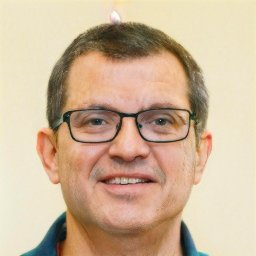
#> input picture accuracy_test/100_ai/diffusion_fake_001051.jpg, 256 x 256 px
$ python -i ai_synthetic_detector.py   (imports and definitions only)   (older library calls are emulated)
#> lines starting #> are read from the running program, lines starting #| are printed output that depends on the picture; after the words box and inside, x2 and y2 are one past the last pixel; in counts of white or black regions, pixels touching at a corner belong together
from __future__ import annotations

import logging
from typing import Any

import cv2
import numpy as np
from PIL import Image

logger = logging.getLogger(__name__)


def _compute_noise_uniformity(img_np: np.ndarray) -> float:
    gray = cv2.cvtColor(img_np.astype(np.uint8), cv2.COLOR_RGB2GRAY).astype(np.float32)
    denoised = cv2.GaussianBlur(gray, (5, 5), 0.8)
    residual = gray - denoised
    h, w = residual.shape
    block_size = 64
    block_stds = []
    for y in range(0, h - block_size, block_size):
        for x in range(0, w - block_size, block_size):
            block = residual[y:y + block_size, x:x + block_size]
            block_stds.append(float(np.std(block)))
    if not block_stds:
        return 0.5
    mean_std = np.mean(block_stds)
    cv_of_stds = np.std(block_stds) / (mean_std + 1e-6)
    if mean_std < 0.40:
        return min(0.95, 0.65 + (0.40 - mean_std) * 0.75)
    elif cv_of_stds < 0.10:
        return min(0.90, 0.55 + (0.10 - cv_of_stds) * 3.0)
    elif cv_of_stds < 0.18 and mean_std < 1.2:
        return 0.50
    else:
        return max(0.05, 0.35 - (cv_of_stds - 0.18) * 0.5)


def _compute_fourier_ai_score(img_np: np.ndarray) -> float:
    gray = cv2.cvtColor(img_np.astype(np.uint8), cv2.COLOR_RGB2GRAY).astype(np.float64)
    h, w = gray.shape
    gray = gray[:h - h % 2, :w - w % 2]
    eh, ew = gray.shape
    f = np.fft.fft2(gray)
    fshift = np.fft.fftshift(f)
    mag = np.abs(fshift) + 1e-6
    cy, cx = eh // 2, ew // 2
    max_r = min(cy, cx)
    y_g, x_g = np.ogrid[:eh, :ew]
    r_grid = np.hypot(x_g - cx, y_g - cy).astype(np.int32)
    tbin = np.bincount(r_grid.ravel(), mag.ravel())
    nr = np.bincount(r_grid.ravel())
    radial = tbin / (nr + 1e-6)
    r_start, r_end = 8, min(int(max_r * 0.80), len(radial) - 1)
    if r_end - r_start < 10:
        return 0.50
    r_vals = np.arange(r_start, r_end)
    p_vals = radial[r_start:r_end]
    valid = p_vals > 0
    if np.sum(valid) < 8:
        return 0.50
    log_r = np.log(r_vals[valid])
    log_p = np.log(p_vals[valid])
    slope, _ = np.polyfit(log_r, log_p, 1)
    alpha = -slope
    if alpha < 1.10:
        return min(0.92, 0.75 + (1.10 - alpha) * 0.30)
    elif alpha < 1.40:
        return min(0.80, 0.50 + (1.40 - alpha) * 0.85)
    elif alpha < 1.60:
        return 0.40
    elif alpha <= 2.80:
        return max(0.05, 0.25 - (alpha - 1.60) * 0.10)
    else:
        return min(0.60, 0.30 + (alpha - 2.80) * 0.10)


def _compute_gradient_uniformity(img_np: np.ndarray) -> float:
    gray = cv2.cvtColor(img_np.astype(np.uint8), cv2.COLOR_RGB2GRAY)
    sobel_x = cv2.Sobel(gray.astype(np.float64), cv2.CV_64F, 1, 0, ksize=3)
    sobel_y = cv2.Sobel(gray.astype(np.float64), cv2.CV_64F, 0, 1, ksize=3)
    grad_mag = np.sqrt(sobel_x**2 + sobel_y**2)
    flat = grad_mag.flatten()
    mean_g = float(np.mean(flat))
    std_g = float(np.std(flat))
    cv_g = std_g / (mean_g + 1e-6)
    p95 = float(np.percentile(flat, 95))
    p50 = float(np.percentile(flat, 50))
    tail_ratio = p95 / (p50 + 1e-6)
    score = 0.0
    if cv_g < 0.80:
        score += 0.35
    elif cv_g < 1.00:
        score += 0.15
    if tail_ratio < 2.80:
        score += 0.30
    elif tail_ratio < 3.50:
        score += 0.10
    return min(0.85, score)


def _compute_chromatic_coherence(img_np: np.ndarray) -> float:
    r = img_np[:, :, 0].astype(np.float32)
    g = img_np[:, :, 1].astype(np.float32)
    b = img_np[:, :, 2].astype(np.float32)
    gray = cv2.cvtColor(img_np.astype(np.uint8), cv2.COLOR_RGB2GRAY)
    edges = cv2.Canny(gray, 80, 200)
    edge_mask = edges > 0
    if np.sum(edge_mask) < 100:
        return 0.40
    kernel = np.ones((3, 3), np.uint8)
    dilated = cv2.dilate(edges, kernel, iterations=2)
    near_edge_mask = (dilated > 0) & ~edge_mask
    if np.sum(near_edge_mask) < 50:
        return 0.40
    r_near = r[near_edge_mask]
    g_near = g[near_edge_mask]
    b_near = b[near_edge_mask]
    rg_diff = np.abs(r_near - g_near)
    bg_diff = np.abs(b_near - g_near)
    ca_signal = float(np.std(rg_diff) + np.std(bg_diff))
    if ca_signal < 2.5:
        return 0.75
    elif ca_signal < 3.5:
        return 0.55
    elif ca_signal < 5.0:
        return 0.35
    else:
        return 0.10


def _compute_compression_history(img_np: np.ndarray, img_pil: Image.Image) -> float:
    import io
    buf = io.BytesIO()
    img_pil.save(buf, format='JPEG', quality=95, subsampling=0)
    buf.seek(0)
    try:
        recompressed = np.array(Image.open(buf).convert('RGB'), dtype=np.float32)
        original = img_np.astype(np.float32)
        if recompressed.shape != original.shape:
            recompressed = cv2.resize(recompressed, (original.shape[1], original.shape[0]))
        diff = np.abs(original - recompressed)
        mean_diff = float(np.mean(diff))
        if mean_diff < 0.5:
            return 0.70
        elif mean_diff < 1.5:
            return 0.55
        elif mean_diff < 3.0:
            return 0.35
        else:
            return 0.15
    except Exception:
        return 0.40


def compute_ai_forensic_score(
    image: Image.Image,
    file_format: str | None = None,
) -> dict[str, Any]:
    """Run the AI Synthetic Image Forensics suite (Module 28).

    Detects AI-synthesized images from DALL-E 3, Gemini, ChatGPT, Claude,
    Flux, Stable Diffusion 3, Midjourney v6, and similar generators using
    pure mathematical/statistical analysis without neural networks.
    Works at all resolutions including 4K/8K.
    """
    try:
        w, h = image.size
        max_analysis_dim = 2048
        if max(w, h) > max_analysis_dim:
            scale = max_analysis_dim / max(w, h)
            rw, rh = int(w * scale), int(h * scale)
            img_analyze = image.resize((rw, rh), Image.LANCZOS)
        else:
            img_analyze = image

        img_np = np.array(img_analyze.convert("RGB"), dtype=np.float32)
        img_pil_rgb = img_analyze.convert("RGB")
        is_png = (file_format or "").upper() == "PNG"

        noise_prob = _compute_noise_uniformity(img_np)
        fourier_prob = _compute_fourier_ai_score(img_np)
        gradient_prob = _compute_gradient_uniformity(img_np)
        ca_prob = _compute_chromatic_coherence(img_np)

        if not is_png:
            compression_prob = _compute_compression_history(img_np, img_pil_rgb)
        else:
            compression_prob = 0.60 if (noise_prob > 0.55 and ca_prob > 0.45) else 0.45

        weights = {"noise": 0.30, "fourier": 0.28, "gradient": 0.17, "chromatic": 0.15, "compression": 0.10}
        raw_score = (
            noise_prob * weights["noise"]
            + fourier_prob * weights["fourier"]
            + gradient_prob * weights["gradient"]
            + ca_prob * weights["chromatic"]
            + compression_prob * weights["compression"]
        )

        strong_ai_count = sum([1 for p in [noise_prob, fourier_prob, gradient_prob, ca_prob] if p >= 0.55])
        if strong_ai_count >= 3:
            raw_score = max(raw_score, 0.65)
        elif strong_ai_count >= 2:
            raw_score = max(raw_score, 0.50)

        pixel_count = w * h
        if pixel_count >= 8_000_000 and raw_score >= 0.40:
            raw_score = min(raw_score + 0.08, 0.92)
        elif pixel_count >= 4_000_000 and raw_score >= 0.42:
            raw_score = min(raw_score + 0.05, 0.88)

        ai_forensic_prob = float(round(min(max(raw_score, 0.0), 1.0), 4))

        logger.debug(
            "AI Forensic M28: prob=%.3f | noise=%.3f fourier=%.3f gradient=%.3f ca=%.3f comp=%.3f",
            ai_forensic_prob, noise_prob, fourier_prob, gradient_prob, ca_prob, compression_prob,
        )

        return {
            "ai_forensic_prob": ai_forensic_prob,
            "forensic_verdict": "AI_SYNTHESIS_LIKELY" if ai_forensic_prob >= 0.55 else (
                "BORDERLINE" if ai_forensic_prob >= 0.40 else "AUTHENTIC_LIKELY"
            ),
            "sub_scores": {
                "noise_uniformity": round(noise_prob, 4),
                "fourier_spectrum": round(fourier_prob, 4),
                "gradient_distribution": round(gradient_prob, 4),
                "chromatic_aberration_absence": round(ca_prob, 4),
                "compression_history": round(compression_prob, 4),
            },
            "strong_ai_signal_count": strong_ai_count,
            "resolution_pixels": pixel_count,
            "analysis_resolution": f"{img_analyze.width}x{img_analyze.height}",
        }
    except Exception as exc:
        logger.warning("AI forensic detection failed: %s", exc)
        return {
            "ai_forensic_prob": 0.40,
            "forensic_verdict": "ANALYSIS_FAILED",
            "sub_scores": {},
            "strong_ai_signal_count": 0,
            "resolution_pixels": image.width * image.height,
            "analysis_resolution": f"{image.width}x{image.height}",
        }

>>> from PIL import Image
>>> picture = Image.open('../../../../accuracy_test/100_ai/diffusion_fake_001051.jpg')
#> picture is the input picture: PIL image 256x256 RGB; mean R, G, B 205.9, 181.2, 153.7
>>> result = compute_ai_forensic_score(picture)
#> after the loop in _compute_noise_uniformity, `for y in range(0, h - block_size, block_size):`:
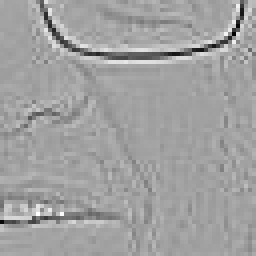
#> block: shape (64, 64) float32 (shown 4 times larger); min -57.11, max 33.34, mean 0; drawn with min black and max white
#> after the loop in _compute_noise_uniformity, `for y in range(0, h - block_size, block_size):`: block_stds = [1.1, 4.66, 4.14, 4.3, 5.96, 6.57, 3.23, 7.12, 7.27]
#> in _compute_noise_uniformity, `mean_std = np.mean(block_stds)`: mean_std = 4.93
#> in _compute_noise_uniformity, `cv_of_stds = np.std(block_stds) / (mean_std + 1e-6)`: cv_of_stds = 0.387
#> in compute_ai_forensic_score, `noise_prob = _compute_noise_uniformity(img_np)`: noise_prob = 0.247
#> in _compute_fourier_ai_score, `y_g, x_g = np.ogrid[:eh, :ew]`: y_g = 256 values from 0 to 255
#> in _compute_fourier_ai_score, `r_grid = np.hypot(x_g - cx, y_g - cy).astype(np.int32)`:
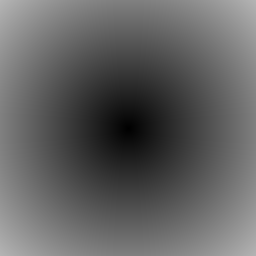
#> r_grid: shape (256, 256) int32; min 0, max 181, mean 97.5
#> in _compute_fourier_ai_score, `tbin = np.bincount(r_grid.ravel(), mag.ravel())`: tbin = 182 values, max 12154400 at index 0, min 1572 at index 181, mean 1059635.7
#> in _compute_fourier_ai_score, `nr = np.bincount(r_grid.ravel())`: nr = 182 values, max 824 at index 123, min 1 at index 0, mean 360.1
#> in _compute_fourier_ai_score, `radial = tbin / (nr + 1e-6)`: radial = 182 values, max 12154387.8 at index 0, min 436.1 at index 153, mean 79267.3
#> in _compute_fourier_ai_score, `r_start, r_end = 8, min(int(max_r * 0.80), len(radial) - 1)`: r_start = 8; r_end = 102
#> in _compute_fourier_ai_score, `r_vals = np.arange(r_start, r_end)`: r_vals = 94 values from 8 to 101
#> in _compute_fourier_ai_score, `p_vals = radial[r_start:r_end]`: p_vals = 94 values, max 75482.1 at index 0, min 1164.9 at index 91, mean 8052.4
#> in _compute_fourier_ai_score, `log_r = np.log(r_vals[valid])`: log_r = 94 values from 2.08 to 4.62
#> in _compute_fourier_ai_score, `log_p = np.log(p_vals[valid])`: log_p = 94 values, max 11.23 at index 0, min 7.06 at index 91, mean 8.33
#> in _compute_fourier_ai_score, `slope, _ = np.polyfit(log_r, log_p, 1)`: slope = -1.62
#> in _compute_fourier_ai_score, `alpha = -slope`: alpha = 1.62
#> in compute_ai_forensic_score, `fourier_prob = _compute_fourier_ai_score(img_np)`: fourier_prob = 0.248
#> in _compute_gradient_uniformity, `grad_mag = np.sqrt(sobel_x**2 + sobel_y**2)`:
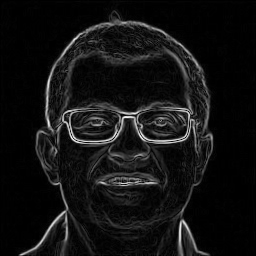
#> grad_mag: shape (256, 256) float64; min 0, max 593.2, mean 43.4; drawn with min black and max white
#> in _compute_gradient_uniformity, `mean_g = float(np.mean(flat))`: mean_g = 43.42
#> in _compute_gradient_uniformity, `std_g = float(np.std(flat))`: std_g = 73.72
#> in _compute_gradient_uniformity, `cv_g = std_g / (mean_g + 1e-6)`: cv_g = 1.7
#> in _compute_gradient_uniformity, `p95 = float(np.percentile(flat, 95))`: p95 = 191
#> in _compute_gradient_uniformity, `p50 = float(np.percentile(flat, 50))`: p50 = 12
#> in _compute_gradient_uniformity, `tail_ratio = p95 / (p50 + 1e-6)`: tail_ratio = 15.92
#> in compute_ai_forensic_score, `gradient_prob = _compute_gradient_uniformity(img_np)`: gradient_prob = 0
#> in _compute_chromatic_coherence, `b = img_np[:, :, 2].astype(np.float32)`:
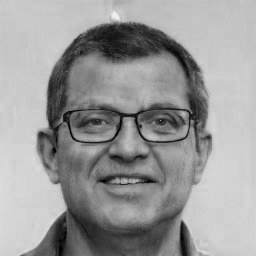
#> b: shape (256, 256) float32; min 0, max 246, mean 153.7
#> in _compute_chromatic_coherence, `edges = cv2.Canny(gray, 80, 200)`:
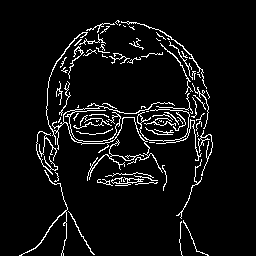
#> edges: shape (256, 256); 6% white in thin lines or dots, all inside (x1, y1, x2, y2) = (19, 20, 213, 256)
#> in _compute_chromatic_coherence, `kernel = np.ones((3, 3), np.uint8)`: kernel = [[1, 1, 1], [1, 1, 1], [1, 1, 1]]
#> in _compute_chromatic_coherence, `dilated = cv2.dilate(edges, kernel, iterations=2)`: dilated: shape (256, 256); 25.7% white; 2 white regions, box (x1, y1, x2, y2) and area: (17, 18, 215, 256) 16681, (127, 36, 146, 52) 191
#> in _compute_chromatic_coherence, `near_edge_mask = (dilated > 0) & ~edge_mask`:
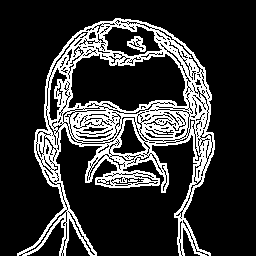
#> near_edge_mask: shape (256, 256) bool; 19.7% white in thin lines or dots, all inside (x1, y1, x2, y2) = (17, 18, 215, 256)
#> in _compute_chromatic_coherence, `r_near = r[near_edge_mask]`: r_near = 12938 values, max 255 at index 3, min 9 at index 11892, mean 164.1
#> in _compute_chromatic_coherence, `g_near = g[near_edge_mask]`: g_near = 12938 values, max 248 at index 3, min 0 at index 10975, mean 131.6
#> in _compute_chromatic_coherence, `b_near = b[near_edge_mask]`: b_near = 12938 values, max 237 at index 3, min 0 at index 1788, mean 104.8
#> in _compute_chromatic_coherence, `rg_diff = np.abs(r_near - g_near)`: rg_diff = 12938 values, max 119 at index 7876, min 0 at index 5042, mean 34.6
#> in _compute_chromatic_coherence, `bg_diff = np.abs(b_near - g_near)`: bg_diff = 12938 values, max 72 at index 7712, min 0 at index 5091, mean 27.16
#> in _compute_chromatic_coherence, `ca_signal = float(np.std(rg_diff) + np.std(bg_diff))`: ca_signal = 33.84
#> in compute_ai_forensic_score, `ca_prob = _compute_chromatic_coherence(img_np)`: ca_prob = 0.1
#> in _compute_compression_history, `diff = np.abs(original - recompressed)`:
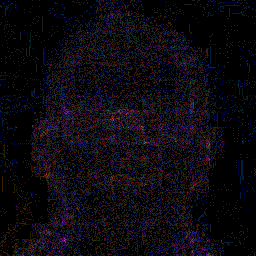
#> diff: shape (256, 256, 3) float32; mean R, G, B 0.405, 0.298, 0.488; drawn with min black and max white
#> in _compute_compression_history, `mean_diff = float(np.mean(diff))`: mean_diff = 0.397
#> in compute_ai_forensic_score, `compression_prob = _compute_compression_history(img_np, img_pil_rgb)`: compression_prob = 0.7
#> in compute_ai_forensic_score, `raw_score = ( noise_prob * weights["noise"] + fourier_prob * weights["..`: raw_score = 0.228
#> in compute_ai_forensic_score, `strong_ai_count = sum([1 for p in [noise_prob, fourier_prob, gradient_..`: strong_ai_count = 0
#> in compute_ai_forensic_score, `ai_forensic_prob = float(round(min(max(raw_score, 0.0), 1.0), 4))`: ai_forensic_prob = 0.229
#> result = 6 items

$ run again, on accuracy_test/100_ai/diffusion_fake_001832.jpg
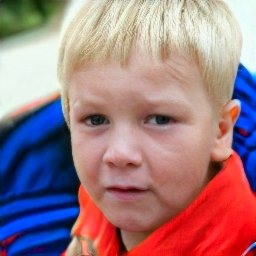
#> input picture accuracy_test/100_ai/diffusion_fake_001832.jpg, 256 x 256 px
#> picture is the input picture: PIL image 256x256 RGB; mean R, G, B 158.8, 123.9, 131.1
#> after the loop in _compute_noise_uniformity, `for y in range(0, h - block_size, block_size):`: block_stds = [1.14, 6.96, 8.9, 2.31, 3.41, 2.15, 0.675, 4.11, 1.89]
#> mean_std = 3.51
#> cv_of_stds = 0.742
#> noise_prob = 0.0688
#> y_g = 256 values from 0 to 255
#> tbin = 182 values, max 8857801 at index 0, min 1229 at index 181, mean 1055425.3
#> nr = 182 values, max 824 at index 123, min 1 at index 0, mean 360.1
#> radial = 182 values, max 8857792.1 at index 0, min 416.9 at index 171, mean 64303.1
#> r_start = 8; r_end = 102
#> r_vals = 94 values from 8 to 101
#> p_vals = 94 values, max 64519.7 at index 0, min 1092.6 at index 93, mean 7759.4
#> log_r = 94 values from 2.08 to 4.62
#> log_p = 94 values, max 11.07 at index 0, min 7 at index 93, mean 8.28
#> slope = -1.63
#> alpha = 1.63
#> fourier_prob = 0.247
#> mean_g = 48.89
#> std_g = 58.6
#> cv_g = 1.2
#> p95 = 148.1
#> p50 = 31.4
#> tail_ratio = 4.72
#> gradient_prob = 0
#> in _compute_chromatic_coherence, `edges = cv2.Canny(gray, 80, 200)`:
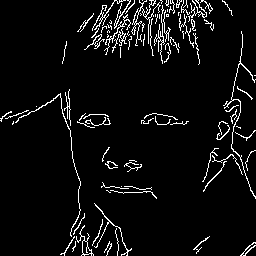
#> edges: shape (256, 256); 5.5% white in thin lines or dots
#> edge_mask: shape (256, 256) bool; 5.5% white in thin lines or dots
#> kernel = [[1, 1, 1], [1, 1, 1], [1, 1, 1]]
#> dilated: shape (256, 256); 23.8% white; 13 white regions, largest, box (x1, y1, x2, y2) and area: (75, 0, 216, 67) 6033, (0, 87, 134, 256) 3408, (200, 29, 256, 201) 3076
#> near_edge_mask: shape (256, 256) bool; 18.4% white in thin lines or dots
#> r_near = 12032 values, max 255 at index 2406, min 0 at index 4840, mean 170.2
#> g_near = 12032 values, max 255 at index 975, min 0 at index 7422, mean 134.5
#> b_near = 12032 values, max 255 at index 4656, min 0 at index 8565, mean 129.1
#> rg_diff = 12032 values, max 239 at index 11973, min 0 at index 47, mean 44.27
#> bg_diff = 12032 values, max 198 at index 8343, min 0 at index 754, mean 25.47
#> ca_signal = 82.96
#> ca_prob = 0.1
#> in _compute_compression_history, `diff = np.abs(original - recompressed)`:
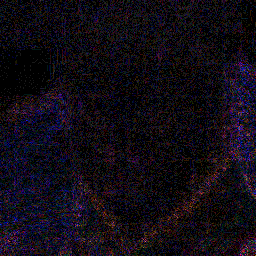
#> diff: shape (256, 256, 3) float32; mean R, G, B 0.67, 0.476, 0.817; drawn with min black and max white
#> mean_diff = 0.654
#> compression_prob = 0.55
#> raw_score = 0.16
#> strong_ai_count = 0
#> ai_forensic_prob = 0.16
#> result = 6 items

$ run again, on accuracy_test/100_ai/diffusion_fake_002168.jpg
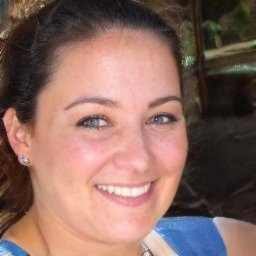
#> input picture accuracy_test/100_ai/diffusion_fake_002168.jpg, 256 x 256 px
#> picture is the input picture: PIL image 256x256 RGB; mean R, G, B 136.8, 105, 96
#> after the loop in _compute_noise_uniformity, `for y in range(0, h - block_size, block_size):`: block_stds = [5.77, 2.81, 3.76, 3.53, 3.99, 3.93, 4.14, 2.25, 2.71]
#> mean_std = 3.66
#> cv_of_stds = 0.266
#> noise_prob = 0.307
#> y_g = 256 values from 0 to 255
#> tbin = 182 values, max 8002257.3 at index 1, min 888 at index 181, mean 918898
#> nr = 182 values, max 824 at index 123, min 1 at index 0, mean 360.1
#> radial = 182 values, max 7436974.6 at index 0, min 432.4 at index 175, mean 55382.2
#> r_start = 8; r_end = 102
#> r_vals = 94 values from 8 to 101
#> p_vals = 94 values, max 53885.3 at index 0, min 987.6 at index 89, mean 6719.3
#> log_r = 94 values from 2.08 to 4.62
#> log_p = 94 values, max 10.89 at index 0, min 6.9 at index 89, mean 8.14
#> slope = -1.63
#> alpha = 1.63
#> fourier_prob = 0.247
#> mean_g = 42.61
#> std_g = 52.68
#> cv_g = 1.24
#> p95 = 147.5
#> p50 = 25.02
#> tail_ratio = 5.9
#> gradient_prob = 0
#> in _compute_chromatic_coherence, `edges = cv2.Canny(gray, 80, 200)`:
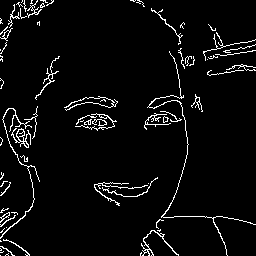
#> edges: shape (256, 256); 4.5% white in thin lines or dots
#> edge_mask: shape (256, 256) bool; 4.5% white in thin lines or dots
#> kernel = [[1, 1, 1], [1, 1, 1], [1, 1, 1]]
#> dilated: shape (256, 256); 20.7% white; 14 white regions, largest, box (x1, y1, x2, y2) and area: (138, 6, 256, 256) 4281, (0, 104, 42, 256) 2926, (0, 0, 56, 64) 1141
#> near_edge_mask: shape (256, 256) bool; 16.1% white in thin lines or dots
#> r_near = 10584 values, max 255 at index 6456, min 16 at index 8974, mean 130
#> g_near = 10584 values, max 250 at index 8044, min 2 at index 7354, mean 103
#> b_near = 10584 values, max 255 at index 9668, min 0 at index 6625, mean 93.41
#> rg_diff = 10584 values, max 96 at index 8207, min 0 at index 1233, mean 31.74
#> bg_diff = 10584 values, max 75 at index 9802, min 0 at index 158, mean 15.67
#> ca_signal = 32.47
#> ca_prob = 0.1
#> in _compute_compression_history, `diff = np.abs(original - recompressed)`:
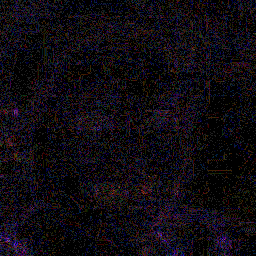
#> diff: shape (256, 256, 3) float32; mean R, G, B 0.488, 0.36, 0.542; drawn with min black and max white
#> mean_diff = 0.463
#> compression_prob = 0.7
#> raw_score = 0.246
#> strong_ai_count = 0
#> ai_forensic_prob = 0.246
#> result = 6 items

$ run again, on accuracy_test/100_ai/diffusion_fake_002339.jpg
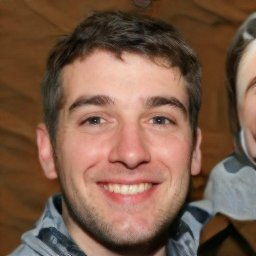
#> input picture accuracy_test/100_ai/diffusion_fake_002339.jpg, 256 x 256 px
#> picture is the input picture: PIL image 256x256 RGB; mean R, G, B 123.4, 91.4, 72.6
#> after the loop in _compute_noise_uniformity, `for y in range(0, h - block_size, block_size):`: block_stds = [1.09, 3.35, 3.45, 1.59, 3.69, 4.12, 2.27, 2.93, 3.37]
#> mean_std = 2.87
#> cv_of_stds = 0.333
#> noise_prob = 0.274
#> y_g = 256 values from 0 to 255
#> tbin = 182 values, max 6478781 at index 0, min 175 at index 181, mean 934089.9
#> nr = 182 values, max 824 at index 123, min 1 at index 0, mean 360.1
#> radial = 182 values, max 6478774.5 at index 0, min 151.7 at index 180, mean 49134.3
#> r_start = 8; r_end = 102
#> r_vals = 94 values from 8 to 101
#> p_vals = 94 values, max 62917.5 at index 0, min 871.5 at index 92, mean 7798.5
#> log_r = 94 values from 2.08 to 4.62
#> log_p = 94 values, max 11.05 at index 0, min 6.77 at index 92, mean 8.16
#> slope = -1.82
#> alpha = 1.82
#> fourier_prob = 0.228
#> mean_g = 50.05
#> std_g = 60.02
#> cv_g = 1.2
#> p95 = 182.8
#> p50 = 27.2
#> tail_ratio = 6.72
#> gradient_prob = 0
#> edges: shape (256, 256); 6.7% white in thin lines or dots
#> edge_mask: shape (256, 256) bool; 6.7% white in thin lines or dots
#> kernel = [[1, 1, 1], [1, 1, 1], [1, 1, 1]]
#> dilated: shape (256, 256); 30.7% white; 7 white regions, largest, box (x1, y1, x2, y2) and area: (3, 25, 194, 256) 9056, (88, 10, 256, 256) 8344, (80, 158, 169, 197) 1434
#> near_edge_mask: shape (256, 256) bool; 24% white in thin lines or dots
#> r_near = 15718 values, max 255 at index 10180, min 0 at index 13189, mean 119.7
#> g_near = 15718 values, max 228 at index 10181, min 2 at index 10800, mean 93.6
#> b_near = 15718 values, max 203 at index 10180, min 0 at index 1252, mean 81.13
#> rg_diff = 15718 values, max 118 at index 10549, min 0 at index 73, mean 29.5
#> bg_diff = 15718 values, max 38 at index 5691, min 0 at index 5487, mean 14.49
#> ca_signal = 28.09
#> ca_prob = 0.1
#> in _compute_compression_history, `diff = np.abs(original - recompressed)`:
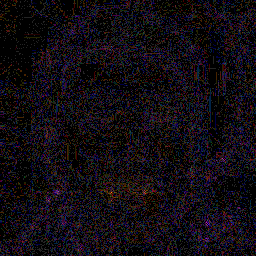
#> diff: shape (256, 256, 3) float32; mean R, G, B 0.49, 0.352, 0.514; drawn with min black and max white
#> mean_diff = 0.452
#> compression_prob = 0.7
#> raw_score = 0.231
#> strong_ai_count = 0
#> ai_forensic_prob = 0.231
#> result = 6 items
